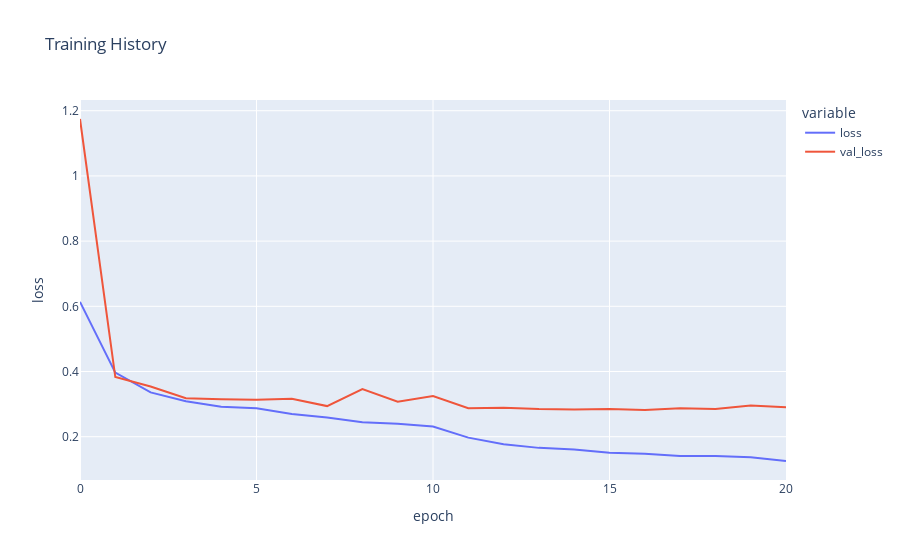

This figure's notebook cell:
### Code cell
fig = px.line(
    history_gender.history, y=['loss', 'val_loss'],
    labels={'index': 'epoch', 'value': 'loss'}, 
    title='Training History')
fig.show()

### Figure 1 — Plotly figure (JSON) as saved in the notebook; plotly's stock layout.template omitted (floating-point values rounded to 4 significant figures)
{"data": [{"hovertemplate": "variable=loss<br>epoch=%{x}<br>loss=%{y}<extra></extra>", "legendgroup": "loss", "line": {"color": "#636efa", "dash": "solid"}, "marker": {"symbol": "circle"}, "mode": "lines", "name": "loss", "orientation": "v", "showlegend": true, "type": "scatter", "x": [0, 1, 2, 3, 4, 5, 6, 7, 8, 9, 10, 11, 12, 13, 14, 15, 16, 17, 18, 19, 20], "xaxis": "x", "y": [0.6136, 0.3965, 0.3359, 0.3088, 0.2921, 0.2872, 0.2698, 0.2591, 0.2443, 0.2396, 0.2309, 0.1972, 0.1769, 0.1657, 0.1611, 0.1507, 0.1477, 0.1406, 0.1407, 0.1367, 0.1254], "yaxis": "y"}, {"hovertemplate": "variable=val_loss<br>epoch=%{x}<br>loss=%{y}<extra></extra>", "legendgroup": "val_loss", "line": {"color": "#EF553B", "dash": "solid"}, "marker": {"symbol": "circle"}, "mode": "lines", "name": "val_loss", "orientation": "v", "showlegend": true, "type": "scatter", "x": [0, 1, 2, 3, 4, 5, 6, 7, 8, 9, 10, 11, 12, 13, 14, 15, 16, 17, 18, 19, 20], "xaxis": "x", "y": [1.175, 0.3829, 0.354, 0.3182, 0.3146, 0.3134, 0.3161, 0.2939, 0.346, 0.3075, 0.3246, 0.2875, 0.2887, 0.2848, 0.2837, 0.2849, 0.2819, 0.2875, 0.2853, 0.2956, 0.2903], "yaxis": "y"}], "layout": {"legend": {"title": {"text": "variable"}, "tracegroupgap": 0}, "title": {"text": "Training History"}, "xaxis": {"anchor": "y", "domain": [0, 1], "title": {"text": "epoch"}}, "yaxis": {"anchor": "x", "domain": [0, 1], "title": {"text": "loss"}}}}
